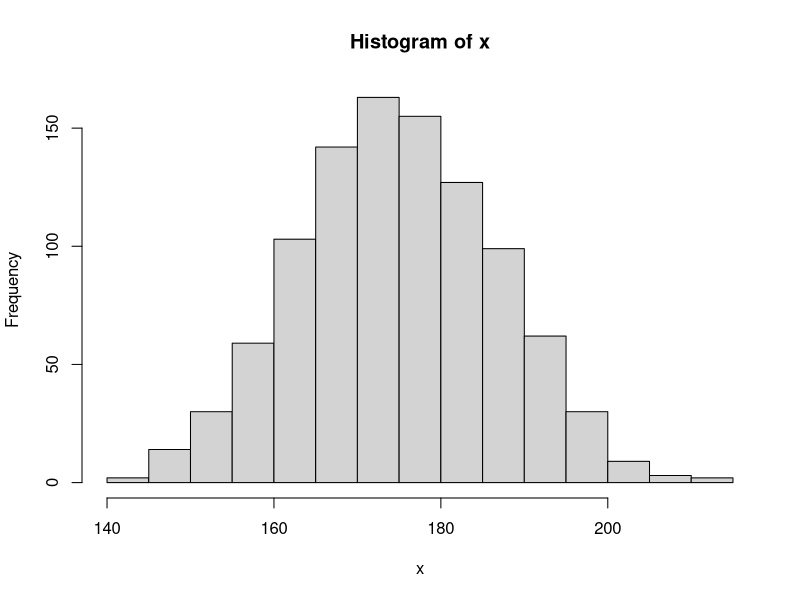

The R script that drew this image:
# http://www.cookbook-r.com/Numbers/Generating_random_numbers/
# https://stackoverflow.com/questions/58677913/functions-in-r-how-to-return-mean-median-standard-deviation-within-same-funct
# https://www.r-bloggers.com/2022/07/how-to-calculate-percentiles-in-r/#google_vignette

# 1
x <- rnorm(1000, mean=175, sd=12)

#2
print(mean(x))
print(median(x))
print(sd(x))

#3 
hist(x)

#4
quantile(x)
